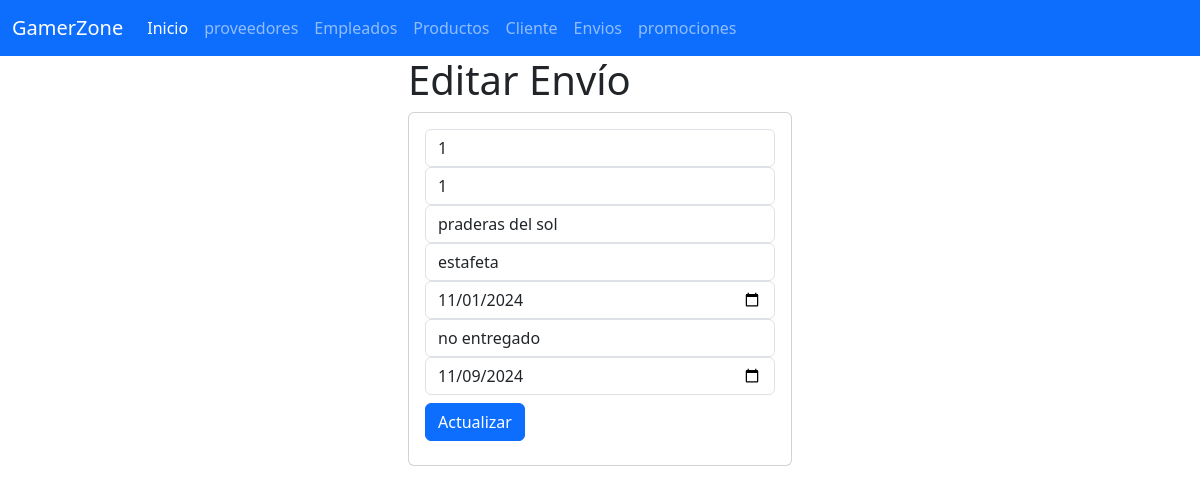
Page /seleccionarEnvio/1 on the committed database.
### Envios_app/models.py (models this page shows, shortened)
class Envio(models.Model):
    id_envio=models.IntegerField(primary_key=True)
    id_producto=models.IntegerField()
    direccion_envio=models.CharField(max_length=100)
    compania_envio= models.CharField(max_length=100)
    fecha_estimada_llegada=models.DateField()
    estado_envio=models.CharField(max_length=100)
    fecha_salida=models.DateField()

### Envios_app/views.py (the view)
# urls.py: path("seleccionarEnvio/<id_envio>", views.seleccionarEnvio, name="seleccionarEnvio"),
def seleccionarEnvio(request, id_envio):
    losenvios = Envio.objects.get(id_envio=id_envio)
    fecha_salida = losenvios.fecha_salida.strftime('%Y-%m-%d')  # Formato para mostrar en el input de tipo "date"
    fecha_estimada_llegada = losenvios.fecha_estimada_llegada.strftime('%Y-%m-%d')
    return render(request, "editarEnvio.html", {"misenvios": losenvios,"fecha_salida": fecha_salida, "fecha_estimada_llegada": fecha_estimada_llegada})

### Envios_app/templates/editarEnvio.html (shortened to what this page needs)
{% extends "base.html" %}
{% block cuerpo %}
<div class="row">
    <div class="col-md-4 offset-md-4">
        <h1>Editar Envío</h1>
        <div class="card">
            <div class="card-body">
                <form action="/editarEnvio/" method="POST">
                    <div class="form-group">
                        <input type="number" id="txtid_envio" name="txtid_envio" class="form-control" value="{{ misenvios.id_envio }}" readonly required>
                    </div>
                    <div class="form-group">
                        <input type="number" id="txtid_producto" name="txtid_producto" class="form-control" value="{{ misenvios.id_producto }}" required>
                    </div>
                    <div class="form-group">
                        <input type="text" id="txtdireccion_envio" name="txtdireccion_envio" class="form-control" value="{{ misenvios.direccion_envio }}" maxLength="100" required>
                    </div>
                    <div class="form-group">
                        <input type="text" id="txtcompania_envio" name="txtcompania_envio" class="form-control" value="{{ misenvios.compania_envio }}" maxLength="100" required>
                    </div>
                    <div class="form-group">
                        <input type="date" id="txtfecha_estimada_llegada" name="txtfecha_estimada_llegada" class="form-control" value="{{ fecha_estimada_llegada }}" required>
                    </div>
                    <div class="form-group">
                        <input type="text" id="txtestado_envio" name="txtestado_envio" class="form-control" value="{{ misenvios.estado_envio }}" maxLength="100" required>
                    </div>
                    <div class="form-group">
                        <input type="date" id="txtfecha_salida" name="txtfecha_salida" class="form-control" value="{{ fecha_salida }}" required>
                    </div>
                    <div class="form-group py-2">
                        <button type="submit" class="btn btn-primary">Actualizar</button>
                    </div>
                </form>
            </div>
        </div>
    </div>
</div>
{% endblock %}

### rows in the picture
Envio: txtid_envio "1", txtid_producto "1", txtdireccion_envio "praderas del sol", txtcompania_envio "estafeta", txtestado_envio "no entregado"
